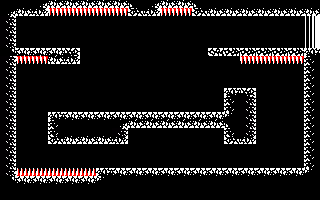

The image is a tile-based game level rendered from a .tmx file. Its description and complete source (layers, tilesets, objects, tile grids) follow:
An orthogonal 20x25 tile map with 16x8 px tiles, 1 tile layer (Capa de Patrones 1).

<map version="1.2" tiledversion="1.2.4" orientation="orthogonal" renderorder="right-down" width="20" height="25" tilewidth="16" tileheight="8" infinite="0" nextlayerid="2" nextobjectid="1">
 <tileset firstgid="1" source="tileset.tsx" />
 <layer id="1" name="Capa de Patrones 1" width="20" height="25">
  <data encoding="csv">
1,1,19,13,13,13,13,13,20,19,13,13,20,1,1,1,1,1,1,1,
19,13,16,6,6,6,6,6,15,16,6,6,15,13,13,13,13,13,13,13,
14,1,1,1,1,1,1,1,1,1,1,1,1,1,1,1,1,1,1,5,
14,1,1,1,1,1,1,1,1,1,1,1,1,1,1,1,1,1,1,5,
14,1,1,1,1,1,1,1,1,1,1,1,1,1,1,1,1,1,1,5,
14,1,1,1,1,1,1,1,1,1,1,1,1,1,1,1,1,1,1,5,
23,9,9,9,12,1,1,1,1,1,1,1,1,21,25,25,25,25,25,11,
14,6,6,13,16,1,1,1,1,1,1,1,1,1,1,6,6,6,6,10,
14,1,1,1,1,1,1,1,1,1,1,1,1,1,1,1,1,1,1,10,
14,1,1,1,1,1,1,1,1,1,1,1,1,1,1,1,1,1,1,10,
14,1,1,1,1,1,1,1,1,1,1,1,1,1,1,1,1,1,1,10,
14,1,1,1,1,1,1,1,1,1,1,1,1,1,11,12,1,1,1,10,
14,1,1,1,1,1,1,1,1,1,1,1,1,1,10,14,1,1,1,10,
14,1,1,1,1,1,1,1,1,1,1,1,1,1,10,14,1,1,1,10,
14,1,1,11,9,9,9,9,9,9,9,9,9,9,24,14,1,1,1,10,
14,1,1,10,1,1,1,19,13,13,13,13,13,13,20,14,1,1,1,10,
14,1,1,10,1,1,1,14,1,1,1,1,1,1,10,14,1,1,1,10,
14,1,1,15,13,13,13,16,1,1,1,1,1,1,15,16,1,1,1,10,
14,1,1,1,1,1,1,1,1,1,1,1,1,1,1,1,1,1,1,10,
14,1,1,1,1,1,1,1,1,1,1,1,1,1,1,1,1,1,1,10,
14,1,1,1,1,1,1,1,1,1,1,1,1,1,1,1,1,1,1,10,
14,2,2,2,2,2,11,9,9,9,9,9,9,9,9,9,9,9,9,24,
23,9,9,9,9,9,24,1,1,1,1,1,1,1,1,1,1,1,1,1,
1,1,1,1,1,1,1,1,1,1,1,1,1,1,1,1,1,1,1,1,
1,1,1,1,1,1,1,1,1,1,1,1,1,1,1,1,1,1,1,1
</data>
 </layer>
</map>
